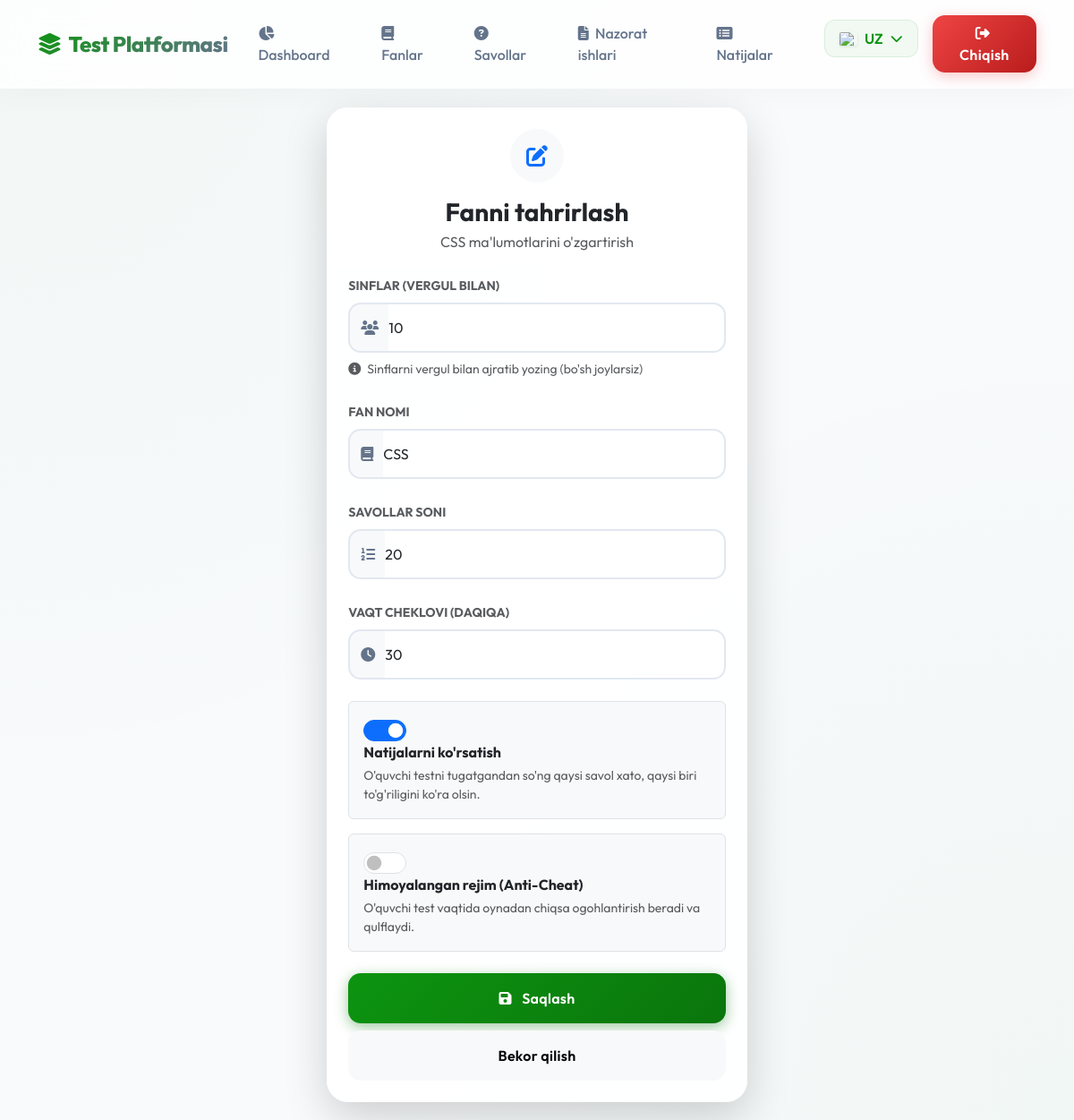
/admin/subject/edit/4 (signed in), run on an earlier commit of the app's database.
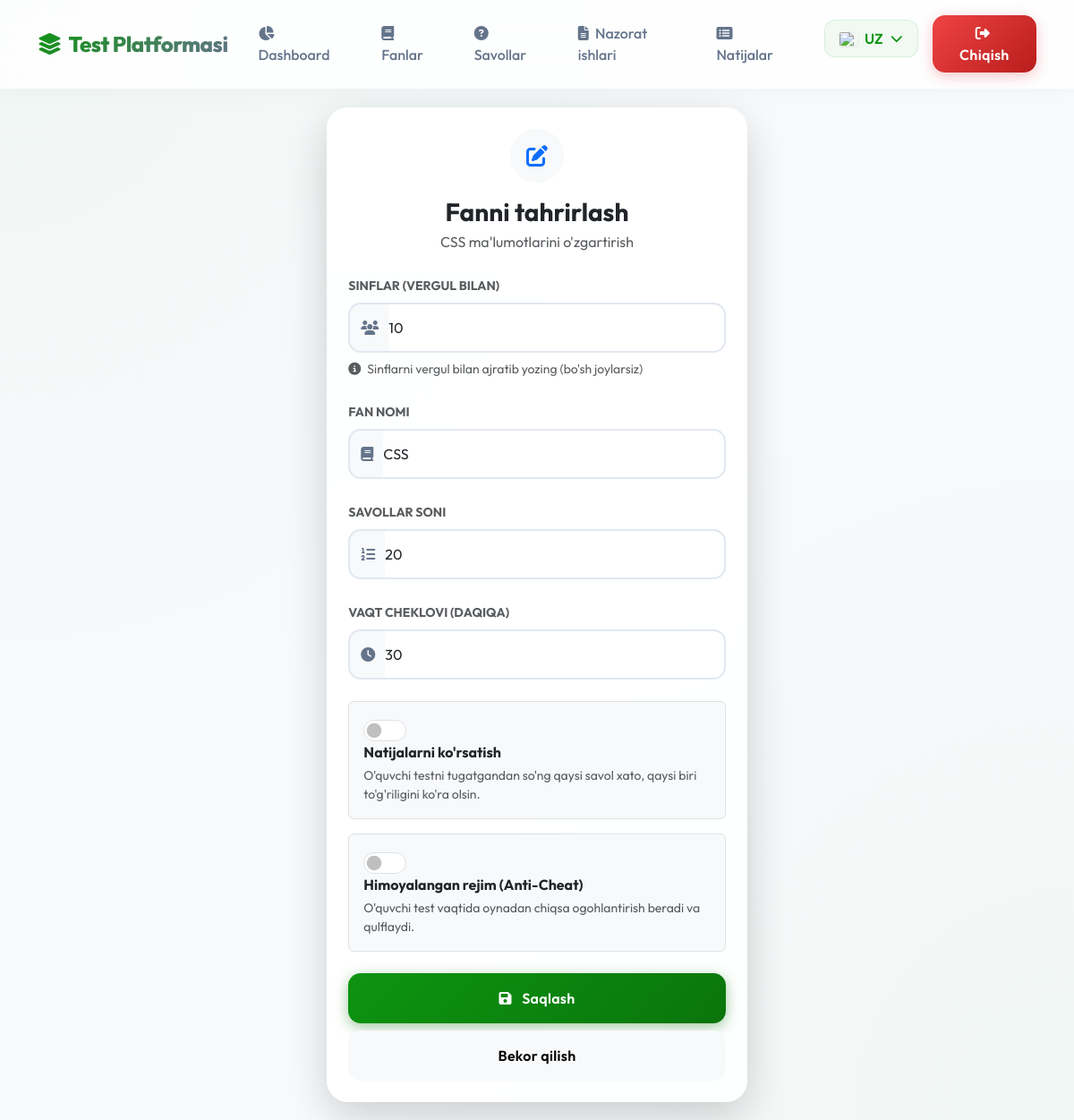
And on a later commit of the database.
### models.py (models this page shows)
class Subject(db.Model):
    id = db.Column(db.Integer, primary_key=True)
    name = db.Column(db.String(50), nullable=False)
    name_ru = db.Column(db.String(50))
    name_en = db.Column(db.String(50))
    grades = db.Column(db.String(20), nullable=False)  # "5,6" yoki "7,8,9"
    is_protected = db.Column(db.Boolean, default=False) # Anti-cheat protection
    question_count = db.Column(db.Integer, default=20)
    time_limit = db.Column(db.Integer, default=30)
    show_results = db.Column(db.Boolean, default=True)

### routes/admin.py (the view, shortened to what this page needs)
@admin_bp.route('/subject/edit/<int:id>', methods=['GET', 'POST'])
def subject_edit(id):
    subject = Subject.query.get_or_404(id)
    return render_template('admin_subject_form.html', subject=subject)

### routes/admin.py (called while the page is built)
@admin_bp.before_request
def require_login():
    allowed_routes = ['admin.login', 'admin.result_delete']
    if request.endpoint != 'admin.login' and 'admin_id' not in session:
        return redirect(url_for('admin.login'))

### templates/admin_subject_form.html (shortened to what the changed rows need)
{% extends "base.html" %}
{% block content %}
<div class="row justify-content-center animate-fade-in-up">
    <div class="col-md-6 col-lg-5">
        <div class="card border-0 shadow-lg">
            <div class="card-header bg-white border-0 pt-4 pb-0 text-center">
                <div class="icon-circle bg-light text-primary rounded-circle d-inline-flex align-items-center justify-content-center mb-3"
                    style="width: 60px; height: 60px; font-size: 1.5rem;">
                    <i class="fas {% if subject %}fa-edit{% else %}fa-plus{% endif %}"></i>
                </div>
                <h3 class="fw-bold mb-1">{% if subject %}{{ _('Fanni tahrirlash') }}{% else %}{{ _('Yangi fan
                    qo\'shish') }}{% endif %}</h3>
                <p class="text-muted">
                    {% if subject %}{{ subject.name }} {{ _('ma\'lumotlarini o\'zgartirish') }}{% else %}{{ _('Tizimga
                    yangi fan kiritish') }}{%
                    endif %}
                </p>
            </div>
            <div class="card-body p-4 pt-2">
                <form method="POST">
                    <div class="mb-4">
                        <div class="input-group">
                            <span class="input-group-text bg-light border-end-0"><i class="fas fa-users"></i></span>
                            <input type="text" class="form-control border-start-0 ps-0" id="grades" name="grades"
                                value="{{ subject.grades if subject else '' }}" required
                                placeholder="{{ _('Masalan: 5,6,7,8') }}">
                        </div>
                    </div>
                    <div class="mb-4">
                        <div class="input-group">
                            <span class="input-group-text bg-light border-end-0"><i class="fas fa-book"></i></span>
                            <input type="text" class="form-control border-start-0 ps-0" id="name" name="name"
                                value="{{ subject.name if subject else '' }}" required
                                placeholder="{{ _('Masalan: Informatika') }}">
                        </div>
                    </div>
                    <div class="mb-4">
                        <div class="input-group">
                            <span class="input-group-text bg-light border-end-0"><i class="fas fa-list-ol"></i></span>
                            <select class="form-select border-start-0 ps-0" id="question_count" name="question_count">
                                <option value="20" {% if subject and subject.question_count==20 %}selected{% endif %}>20
                                </option>
                            </select>
                        </div>
                    </div>
                    <div class="mb-4">
                        <div class="input-group">
                            <span class="input-group-text bg-light border-end-0"><i class="fas fa-clock"></i></span>
                            <select class="form-select border-start-0 ps-0" id="time_limit" name="time_limit">
                                <option value="30" {% if subject and subject.time_limit==30 %}selected{% endif %}>30
                                </option>
                            </select>
                        </div>
                    </div>
                    <div class="mb-3">
                        <div class="form-check form-switch p-3 bg-light rounded border">
                            <input class="form-check-input ms-0 me-3" type="checkbox" id="show_results"
                                name="show_results" {% if not subject or subject.show_results %}checked{% endif %}
                                style="width: 3em; height: 1.5em;">
                            <label class="form-check-label d-inline-block align-middle" for="show_results">
                                <span class="fw-bold">{{ _('Natijalarni ko\'rsatish') }}</span>
                                <small class="d-block text-muted mt-1">{{ _('O\'quvchi testni tugatgandan so\'ng qaysi
                                    savol xato, qaysi biri to\'g\'riligini ko\'ra olsin.') }}</small>
                            </label>
                        </div>
                    </div>
                    <div class="mb-4">
                        <div class="form-check form-switch p-3 bg-light rounded border">
                            <input class="form-check-input ms-0 me-3" type="checkbox" id="is_protected"
                                name="is_protected" {% if subject and subject.is_protected %}checked{% endif %}
                                style="width: 3em; height: 1.5em;">
                            <label class="form-check-label d-inline-block align-middle" for="is_protected">
                                <span class="fw-bold">{{ _('Himoyalangan rejim (Anti-Cheat)') }}</span>
                                <small class="d-block text-muted mt-1">{{ _('O\'quvchi test vaqtida oynadan chiqsa
                                    ogohlantirish beradi va qulflaydi.') }}</small>
                            </label>
                        </div>
                    </div>
                </form>
            </div>
        </div>
    </div>
</div>
</div>
{% endblock %}

What changed in the data, as far as the page shows it:
changed Subject "CSS": show_results "☑" → "☐"
